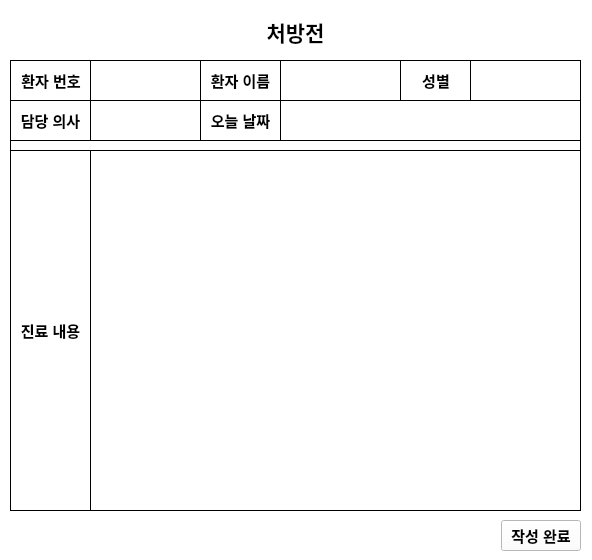
<?xml version="1.0" encoding="UTF-8"?>
<ui version="4.0">
 <class>Prescription</class>
 <widget class="QWidget" name="Prescription">
  <property name="geometry">
   <rect>
    <x>0</x>
    <y>0</y>
    <width>592</width>
    <height>560</height>
   </rect>
  </property>
  <property name="windowTitle">
   <string>Form</string>
  </property>
  <property name="styleSheet">
   <string notr="true">background-color: rgb(255, 255, 255);</string>
  </property>
  <widget class="QLabel" name="label_4">
   <property name="geometry">
    <rect>
     <x>10</x>
     <y>140</y>
     <width>571</width>
     <height>16</height>
    </rect>
   </property>
   <property name="styleSheet">
    <string notr="true">border-width: 1px;
border-style: solid;
border-radius: 0px;</string>
   </property>
   <property name="text">
    <string/>
   </property>
  </widget>
  <widget class="QWidget" name="layoutWidget">
   <property name="geometry">
    <rect>
     <x>10</x>
     <y>6</y>
     <width>571</width>
     <height>52</height>
    </rect>
   </property>
   <layout class="QGridLayout" name="gridLayout">
    <item row="2" column="0">
     <spacer name="verticalSpacer">
      <property name="orientation">
       <enum>Qt::Vertical</enum>
      </property>
      <property name="sizeType">
       <enum>QSizePolicy::Fixed</enum>
      </property>
      <property name="sizeHint" stdset="0">
       <size>
        <width>20</width>
        <height>10</height>
       </size>
      </property>
     </spacer>
    </item>
    <item row="1" column="0">
     <widget class="QLabel" name="label">
      <property name="font">
       <font>
        <pointsize>16</pointsize>
        <bold>true</bold>
       </font>
      </property>
      <property name="text">
       <string>처방전</string>
      </property>
      <property name="alignment">
       <set>Qt::AlignCenter</set>
      </property>
     </widget>
    </item>
    <item row="0" column="0">
     <spacer name="verticalSpacer_2">
      <property name="orientation">
       <enum>Qt::Vertical</enum>
      </property>
      <property name="sizeType">
       <enum>QSizePolicy::Fixed</enum>
      </property>
      <property name="sizeHint" stdset="0">
       <size>
        <width>20</width>
        <height>10</height>
       </size>
      </property>
     </spacer>
    </item>
   </layout>
  </widget>
  <widget class="QLabel" name="label_2">
   <property name="geometry">
    <rect>
     <x>10</x>
     <y>60</y>
     <width>82</width>
     <height>41</height>
    </rect>
   </property>
   <property name="font">
    <font>
     <pointsize>11</pointsize>
     <bold>true</bold>
    </font>
   </property>
   <property name="styleSheet">
    <string notr="true">border-width: 1px;
border-style: solid;
border-radius: 0px;</string>
   </property>
   <property name="text">
    <string>환자 번호</string>
   </property>
   <property name="alignment">
    <set>Qt::AlignCenter</set>
   </property>
   <property name="buddy">
    <cstring>PatientID</cstring>
   </property>
  </widget>
  <widget class="QLineEdit" name="PatientID">
   <property name="geometry">
    <rect>
     <x>90</x>
     <y>60</y>
     <width>112</width>
     <height>41</height>
    </rect>
   </property>
   <property name="font">
    <font>
     <pointsize>11</pointsize>
    </font>
   </property>
   <property name="styleSheet">
    <string notr="true">border-width: 1px;
border-style: solid;
border-radius: 0px;</string>
   </property>
   <property name="alignment">
    <set>Qt::AlignCenter</set>
   </property>
   <property name="readOnly">
    <bool>true</bool>
   </property>
  </widget>
  <widget class="QLabel" name="label_3">
   <property name="geometry">
    <rect>
     <x>200</x>
     <y>60</y>
     <width>81</width>
     <height>41</height>
    </rect>
   </property>
   <property name="font">
    <font>
     <pointsize>11</pointsize>
     <bold>true</bold>
    </font>
   </property>
   <property name="styleSheet">
    <string notr="true">border-width: 1px;
border-style: solid;
border-radius: 0px;</string>
   </property>
   <property name="text">
    <string>환자 이름</string>
   </property>
   <property name="alignment">
    <set>Qt::AlignCenter</set>
   </property>
   <property name="buddy">
    <cstring>PatientName</cstring>
   </property>
  </widget>
  <widget class="QLineEdit" name="PatientName">
   <property name="geometry">
    <rect>
     <x>280</x>
     <y>60</y>
     <width>121</width>
     <height>41</height>
    </rect>
   </property>
   <property name="font">
    <font>
     <pointsize>11</pointsize>
    </font>
   </property>
   <property name="styleSheet">
    <string notr="true">border-width: 1px;
border-style: solid;
border-radius: 0px;</string>
   </property>
   <property name="alignment">
    <set>Qt::AlignCenter</set>
   </property>
   <property name="readOnly">
    <bool>true</bool>
   </property>
  </widget>
  <widget class="QLabel" name="label_6">
   <property name="geometry">
    <rect>
     <x>200</x>
     <y>100</y>
     <width>81</width>
     <height>41</height>
    </rect>
   </property>
   <property name="font">
    <font>
     <pointsize>11</pointsize>
     <bold>true</bold>
    </font>
   </property>
   <property name="styleSheet">
    <string notr="true">border-width: 1px;
border-style: solid;
border-radius: 0px;</string>
   </property>
   <property name="text">
    <string>오늘 날짜</string>
   </property>
   <property name="alignment">
    <set>Qt::AlignCenter</set>
   </property>
   <property name="buddy">
    <cstring>Date</cstring>
   </property>
  </widget>
  <widget class="QLineEdit" name="Date">
   <property name="geometry">
    <rect>
     <x>280</x>
     <y>100</y>
     <width>301</width>
     <height>41</height>
    </rect>
   </property>
   <property name="font">
    <font>
     <pointsize>11</pointsize>
    </font>
   </property>
   <property name="styleSheet">
    <string notr="true">border-width: 1px;
border-style: solid;
border-radius: 0px;</string>
   </property>
   <property name="alignment">
    <set>Qt::AlignCenter</set>
   </property>
   <property name="readOnly">
    <bool>true</bool>
   </property>
  </widget>
  <widget class="QLabel" name="label_5">
   <property name="geometry">
    <rect>
     <x>10</x>
     <y>100</y>
     <width>81</width>
     <height>41</height>
    </rect>
   </property>
   <property name="font">
    <font>
     <pointsize>11</pointsize>
     <bold>true</bold>
    </font>
   </property>
   <property name="styleSheet">
    <string notr="true">border-width: 1px;
border-style: solid;
border-radius: 0px;</string>
   </property>
   <property name="text">
    <string>담당 의사</string>
   </property>
   <property name="alignment">
    <set>Qt::AlignCenter</set>
   </property>
   <property name="buddy">
    <cstring>DoctorName</cstring>
   </property>
  </widget>
  <widget class="QLineEdit" name="DoctorName">
   <property name="geometry">
    <rect>
     <x>90</x>
     <y>100</y>
     <width>111</width>
     <height>41</height>
    </rect>
   </property>
   <property name="font">
    <font>
     <pointsize>11</pointsize>
    </font>
   </property>
   <property name="styleSheet">
    <string notr="true">border-width: 1px;
border-style: solid;
border-radius: 0px;</string>
   </property>
   <property name="alignment">
    <set>Qt::AlignCenter</set>
   </property>
   <property name="readOnly">
    <bool>true</bool>
   </property>
  </widget>
  <widget class="QLabel" name="label_7">
   <property name="geometry">
    <rect>
     <x>10</x>
     <y>150</y>
     <width>81</width>
     <height>361</height>
    </rect>
   </property>
   <property name="font">
    <font>
     <pointsize>11</pointsize>
     <bold>true</bold>
    </font>
   </property>
   <property name="styleSheet">
    <string notr="true">border-width: 1px;
border-style: solid;
border-radius: 0px;</string>
   </property>
   <property name="text">
    <string>진료 내용</string>
   </property>
   <property name="alignment">
    <set>Qt::AlignCenter</set>
   </property>
   <property name="buddy">
    <cstring>textEdit</cstring>
   </property>
  </widget>
  <widget class="QTextEdit" name="textEdit">
   <property name="geometry">
    <rect>
     <x>90</x>
     <y>150</y>
     <width>491</width>
     <height>361</height>
    </rect>
   </property>
   <property name="font">
    <font>
     <pointsize>11</pointsize>
    </font>
   </property>
   <property name="styleSheet">
    <string notr="true">border-width: 1px;
border-style: solid;
border-radius: 0px;</string>
   </property>
  </widget>
  <widget class="QWidget" name="layoutWidget">
   <property name="geometry">
    <rect>
     <x>10</x>
     <y>520</y>
     <width>571</width>
     <height>31</height>
    </rect>
   </property>
   <layout class="QHBoxLayout" name="horizontalLayout_3">
    <item>
     <spacer name="horizontalSpacer">
      <property name="orientation">
       <enum>Qt::Horizontal</enum>
      </property>
      <property name="sizeHint" stdset="0">
       <size>
        <width>40</width>
        <height>20</height>
       </size>
      </property>
     </spacer>
    </item>
    <item>
     <widget class="QPushButton" name="Finish">
      <property name="font">
       <font>
        <pointsize>11</pointsize>
        <bold>true</bold>
       </font>
      </property>
      <property name="text">
       <string>작성 완료</string>
      </property>
     </widget>
    </item>
   </layout>
  </widget>
  <widget class="QLabel" name="label_8">
   <property name="geometry">
    <rect>
     <x>400</x>
     <y>60</y>
     <width>72</width>
     <height>41</height>
    </rect>
   </property>
   <property name="font">
    <font>
     <pointsize>11</pointsize>
     <bold>true</bold>
    </font>
   </property>
   <property name="styleSheet">
    <string notr="true">border-width: 1px;
border-style: solid;
border-radius: 0px;</string>
   </property>
   <property name="text">
    <string>성별</string>
   </property>
   <property name="alignment">
    <set>Qt::AlignCenter</set>
   </property>
   <property name="buddy">
    <cstring>PatientName</cstring>
   </property>
  </widget>
  <widget class="QLineEdit" name="PatientSex">
   <property name="geometry">
    <rect>
     <x>470</x>
     <y>60</y>
     <width>111</width>
     <height>41</height>
    </rect>
   </property>
   <property name="font">
    <font>
     <pointsize>11</pointsize>
    </font>
   </property>
   <property name="styleSheet">
    <string notr="true">border-width: 1px;
border-style: solid;
border-radius: 0px;</string>
   </property>
   <property name="alignment">
    <set>Qt::AlignCenter</set>
   </property>
   <property name="readOnly">
    <bool>true</bool>
   </property>
  </widget>
 </widget>
 <resources/>
 <connections/>
</ui>
